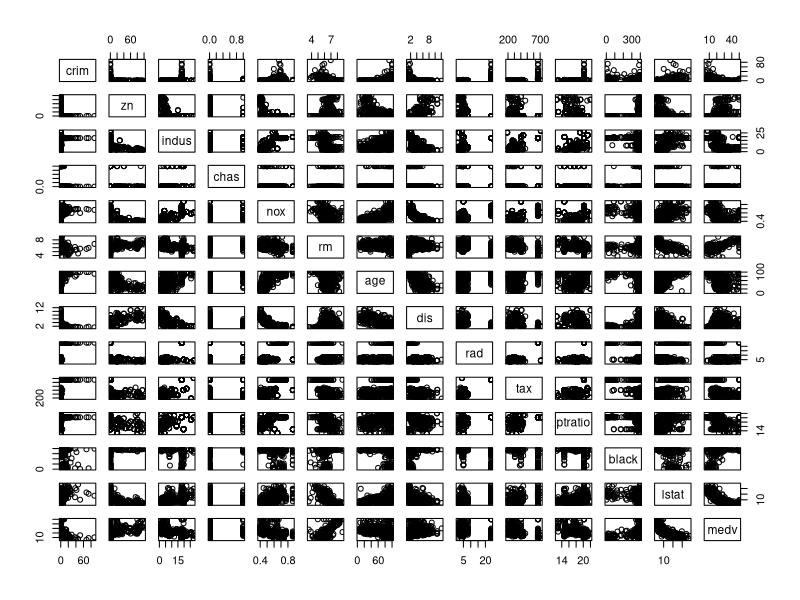
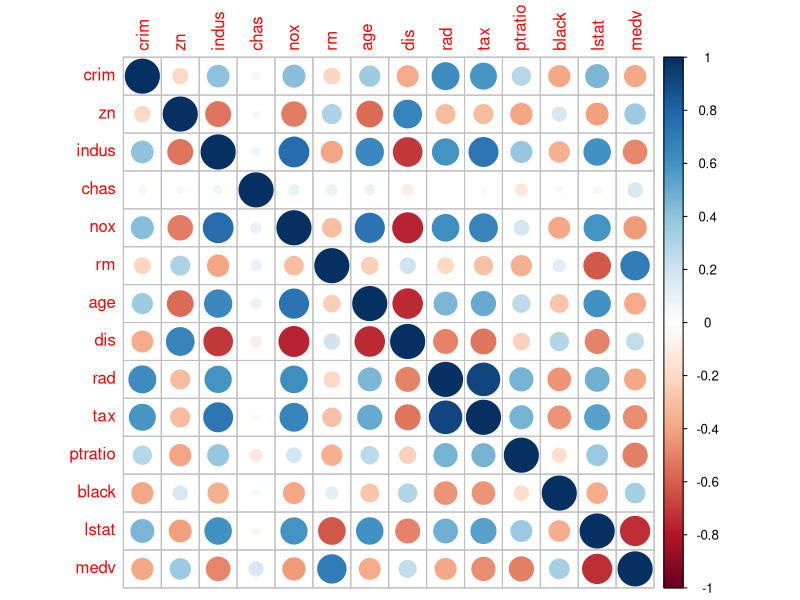
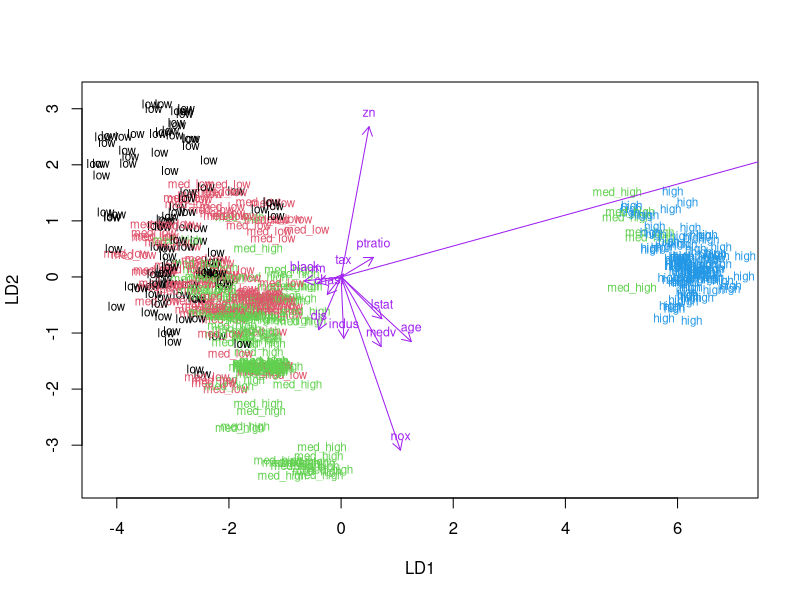
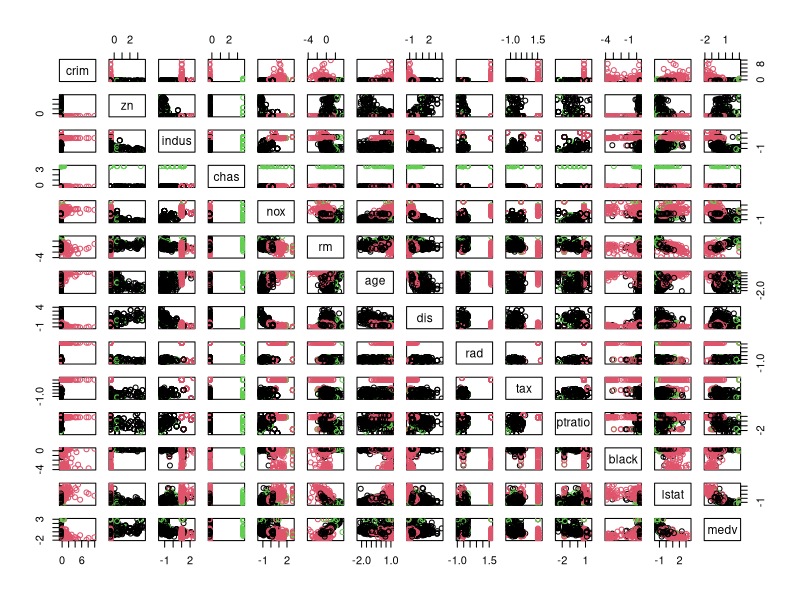

Source code (R) for these figures, in order:
## ---- chunk 1
# access the MASS package
library(MASS)

# load the data
data("Boston")


str(Boston)
dim(Boston)
## ---- chunk 2
library("corrplot")
pairs(Boston)
summary(Boston) 
cor_matrix<-cor(Boston)
corrplot(cor_matrix, method = "circle")
## ---- chunk 3
boston_scaled <- scale(Boston)
summary(boston_scaled)
boston_scaled <- as.data.frame(boston_scaled)
## ---- chunk 4
bins <- quantile(boston_scaled$crim)
vector <- c("low", "med_low", "med_high", "high")
crime <- cut(boston_scaled$crim, breaks = bins, include.lowest = TRUE,label = vector)
boston_scaled <- dplyr::select(boston_scaled, -crim)
boston_scaled <- data.frame(boston_scaled, crime)
n <- nrow(boston_scaled)

# choose randomly 80% of the rows
ind <- sample(n,  size = n * 0.8)

# create train set
train <- boston_scaled[ind,]

# create test set 
test <- boston_scaled[-ind,]

#fitting the lda on the train set
lda.fit <- lda(formula = crime ~. , data = train)
lda.arrows <- function(x, myscale = 1, arrow_heads = 0.1, color = "purple", tex = 0.75, choices = c(1,2)){
  heads <- coef(x)
  arrows(x0 = 0, y0 = 0, 
         x1 = myscale * heads[,choices[1]], 
         y1 = myscale * heads[,choices[2]], col=color, length = arrow_heads)
  text(myscale * heads[,choices], labels = row.names(heads), 
       cex = tex, col=color, pos=3)
}
classes <- as.numeric(train$crime)
plot(lda.fit, dimen = 2, col =classes, pch=classes)
lda.arrows(lda.fit, myscale = 4)
## ---- chunk 5
# save the correct classes from test data

correct_classes <- test$crime

# remove the crime variable from test data
test <- dplyr::select(test, -crime)
# predict classes with test data
lda.pred <- predict(lda.fit, newdata = test)

# cross tabulate the results
table(correct = correct_classes, predicted = lda.pred$class)
pred <- lda.pred$class

## ---- chunk 6
library(MASS)
data('Boston')
boston_scaled1 <- scale(Boston)
dist_eu <- dist(boston_scaled1)
km <- kmeans(boston_scaled1, centers = 3)
pairs(boston_scaled1, col = km$cluster) 
